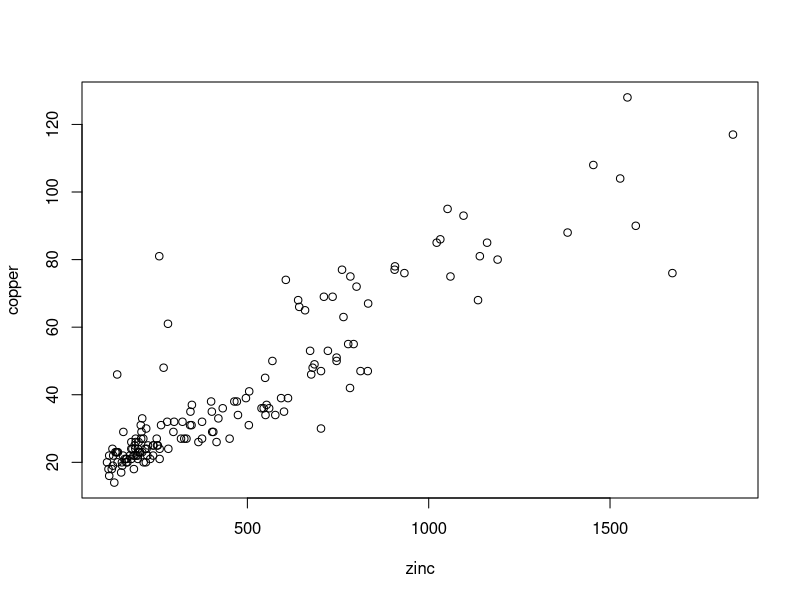
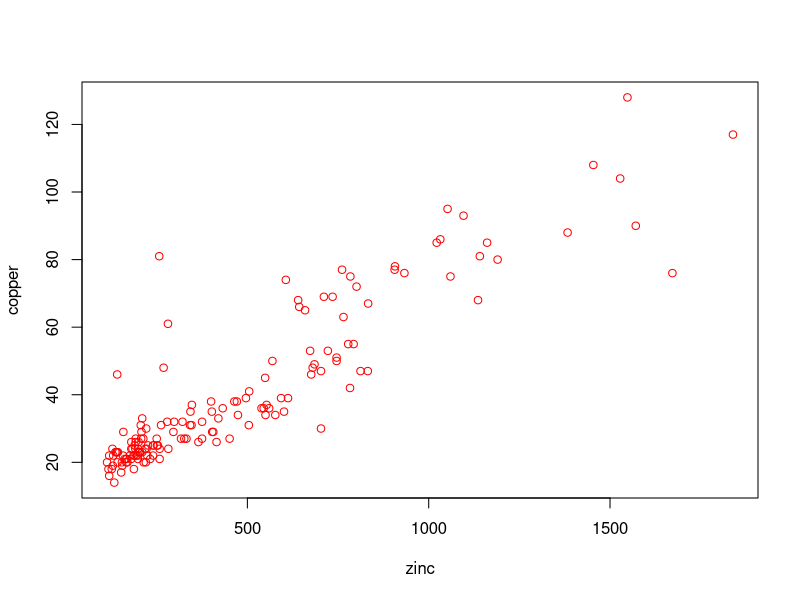
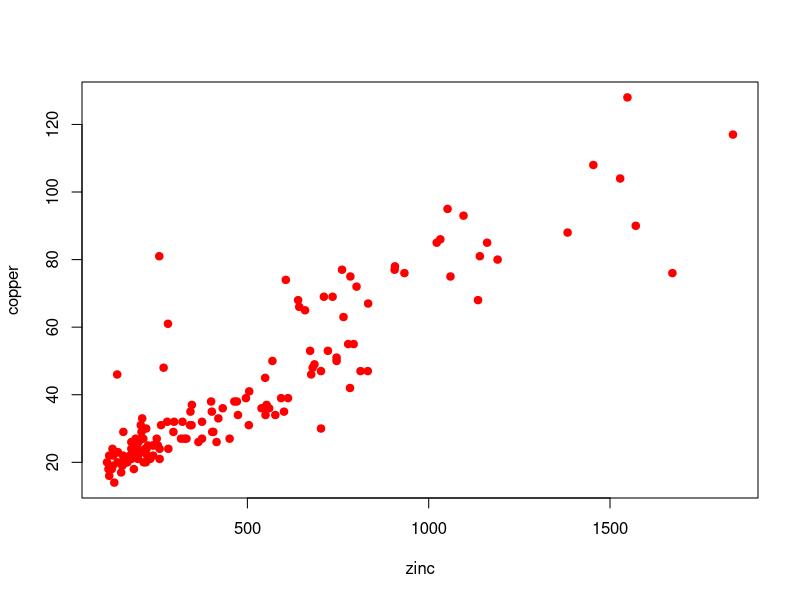
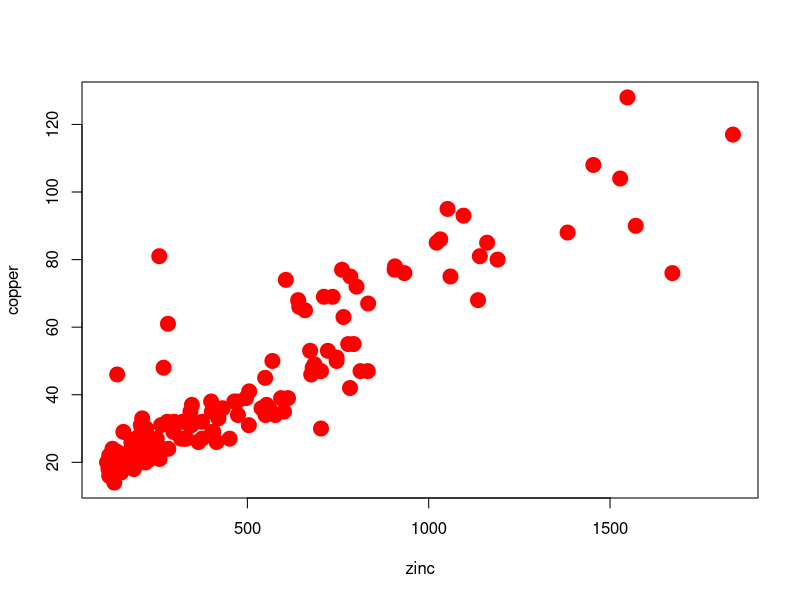

Write R code to recreate these figures, in order.
# first R code
install.packages("sp") # function to install packages into R, we have to use the quotes because we go "outside R", Quotes are used for general text 

library(sp) # to recall the package, can also use require() 
data(meuse)

# seeing how the mause dataset is structured:
meuse

# let's look at the first 6 lines of the set
head(meuse)

# let's plot two variables together to see if they are correlated
# see if zinc concentration di related to the copper
attach(meuse) # first I have to attach the set to R to work with the data.
plot(zinc,copper) # to see if two variables are correlated I have to use the plot function 
plot(zinc,copper,col="red")
plot(zinc,copper,col="red",pch=19) # pch = point character, to change to symbols  
plot(zinc,copper,col="red",pch=19,cex=2) # cex = to change the dimension of the symbols 
